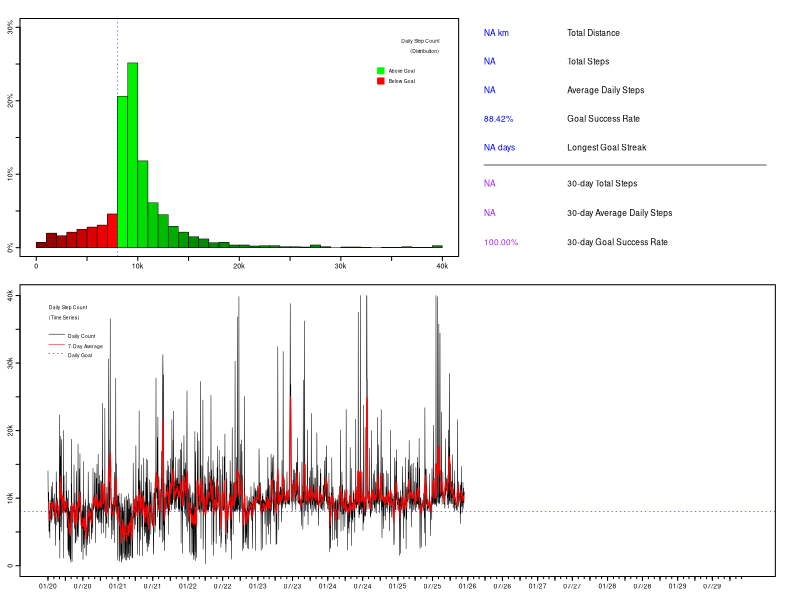

The R source for this figure:
##### Load libraries and initialise data ------------------------------------------------------------------

# Load libraries
library(tidyverse)
library(zoo)
library(grid)
library(gridBase)

# Set working directory
setwd("~/GitHub/CountingSteps")

# Load in step data
data <- read.csv("Data/StepData.csv")

# Format date objects
names(data)[1] <- "Year"
data <- mutate(data, Date = as.Date(paste(Month, Day, Year, sep = "/"), "%m/%d/%Y"))

# Set ceiling and round down any higher observations (only 2 so far)
data$Steps[data$Steps > 40000] <- 40000





##### Plot distribution of daily step counts --------------------------------------------------------------

# Function to generate histogram
hPlot <- function(){
  par(lwd = 0.5)
  histColours <-  c(colorRampPalette(c("red4", "red"), 0.5)(8), 
                    colorRampPalette(c("green", "green4"))(8), rep("green4", 24))
  h <- hist(data$Steps, breaks = seq(0, 40000, by = 1000), plot = FALSE)
  h$density <- h$counts/sum(h$counts)*100
  plot(h, freq = FALSE, xlab = "", xaxt = "n",
       ylab = "", yaxt = "n", col = histColours, main = "", ylim = c(0, 30))
  axis(side = 1, at = seq(0, 40000, by = 5000), labels = c("0", "", "10k", "", "20k", "", "30k", "", "40k"))
  axis(side = 2, at = seq(0, 30, by = 5), labels = c("0%", "", "10%", "", "20%", "", "30%"),
       mgp = c(0, 0.17, 0))
  abline(v = 8000, col = "blue", lty = 3, lwd = 0.5)
  box(lwd = 1)}





##### Plot moving average and daily counts ----------------------------------------------------------------

# Function to generate time series plot
tPlot <- function(){
  plot(data$Date, data$Steps, type = "l", ylim = c(0, 40000), xlab = "", xaxt = "n",
       ylab = "", yaxt = "n", lwd = 0.5)
  axis.Date(1, at = seq(min(data$Date), max(data$Date), by = "3 mon"), format = "%m/%y", cex.axis = 0.4)
  axis.Date(1, at = seq(min(data$Date), max(data$Date), by = "1 mon"), labels = FALSE, tcl = -0.11)
  axis(side = 2, at = seq(0, 40000, by = 5000), labels = c("0", "", "10k", "", "20k", "", "30k", "", "40k"),
       mgp = c(0, 0.17, 0))
  lines(data$Date, rollmean(data$Steps, 7, fill = list(NA, NULL, NA)), col = "red", lwd = 1)
  abline(h = 8000, col = "blue", lty = 3, lwd = 0.5)}





##### Get overall step count stats ------------------------------------------------------------------------

# Get longest goal streak
goalStreak <- rle(data$Steps >= 8000)
goalStreak <- max(goalStreak$lengths[goalStreak$values == TRUE])

# Calculate total steps, total distance, and average daily steps
# Also calculate rate that goal is met; include longest goal streak
stepStats <- c(sum(data$Steps),
               round(sum(data$Steps)*0.427/1000, 0),
               round(mean(data$Steps), 0),
               round(length(data$Steps[data$Steps >= 8000])/nrow(data)*100, 2),
               goalStreak)

# Get total and mean step count, goal rate over last 30 days
data30 <- data[(nrow(data)-30):nrow(data), ]
step30Stats <- c(sum(data30$Steps),
                 round(mean(data30$Steps), 0),
                 round(length(data30$Steps[data30$Steps >= 8000])/nrow(data30)*100, 2))





##### Combine plots into a single canvas ------------------------------------------------------------------

# Prepare graphics device
tiff(filename = "StepData.tif", width = 3304, height = 2272, units = "px", res = 800, compression = "lzw")

# Create blank page
grid.newpage()
plot.new()

# Set grid layout and activate it
gly <- grid.layout(800, 1200)
pushViewport(viewport(layout = gly))

# Plot step count time series
pushViewport(vp = viewport(layout.pos.row = 370:790, layout.pos.col = 1:1175))
par(fig = gridFIG(), mar = c(0.8, 1, 0.4, 0.4), cex.axis = 0.42, tcl = -0.2, mgp = c(0, -0.2, 0))
par(new = TRUE)
tPlot()
popViewport()

# Plot step count histogram
pushViewport(vp = viewport(layout.pos.row = 15:350, layout.pos.col = 1:700))
par(fig = gridFIG(), mar = c(0.3, 1, 0.4, 0.4), cex.axis = 0.42, tcl = -0.2, mgp = c(0, -0.2, 0))
par(new = TRUE)
hPlot()
popViewport()

# Create figure labels
grid.text(label = c("Daily Step Count", "(Distribution)", "Daily Step Count", "(Time Series)"),
          x = c(0.549, 0.549, 0.061, 0.061), y = c(0.932, 0.915, 0.488, 0.471),
          hjust = c(1, 1, 0, 0), gp = gpar(cex = 0.3))

# Create legend (top)
grid.text(label = c("Above Goal", "Below Goal"),
          x = rep(0.486, 2), y = c(0.882, 0.865),
          hjust = 0, gp = gpar(cex = 0.3))
grid.rect(x = rep(0.476, 2), y = c(0.882, 0.865),
          width = rep(0.008, 2), height = rep(0.010, 2),
          gp = gpar(col = c("green", "red"), fill = c("green", "red")))

# Create legend (bottom)
grid.text(label = c("Daily Count", "7-Day Average", "Daily Goal"),
          x = rep(0.085, 3), y = c(0.440, 0.423, 0.408),
          hjust = 0, gp = gpar(cex = 0.3))
grid.segments(x0 = rep(0.061, 3), y0 = c(0.443, 0.426, 0.411),
              x1 = rep(0.081, 3), y1 = c(0.443, 0.426, 0.411),
              gp = gpar(col = c("black", "red", "blue"), lty = c(1, 1, 3), lwd = 0.5))

# Summary stats
grid.text(label = c(paste0(stepStats[2], " km"), "Total Distance",
                    paste0(stepStats[1]), "Total Steps",
                    paste0(stepStats[3]), "Average Daily Steps",
                    paste0(sprintf(stepStats[4], fmt = "%#.2f"), "%"), "Goal Success Rate",
                    paste0(stepStats[5], " days"), "Longest Goal Streak",
                    paste0(step30Stats[1]), "30-day Total Steps",
                    paste0(step30Stats[2]), "30-day Average Daily Steps",
                    paste0(sprintf(step30Stats[3], fmt = "%#.2f"), "%"), "30-day Goal Success Rate"),
          x = rep(c(0.605, 0.709), 8), rep(c(seq(0.946, 0.755, length.out = 5),
                                             seq(0.695, 0.597, length.out = 3)), each = 2), hjust = 0,
          gp = gpar(cex = 0.5, col = c(rep(c("blue", "black"), 5), rep(c("purple", "black"), 3))))
grid.segments(x0 = 0.605, y0 = 0.725, x1 = 0.958, y1 = 0.725, gp = gpar(lwd = 0.65))

# Deactivate grid layout; finalise graphics save
popViewport()
dev.off()
